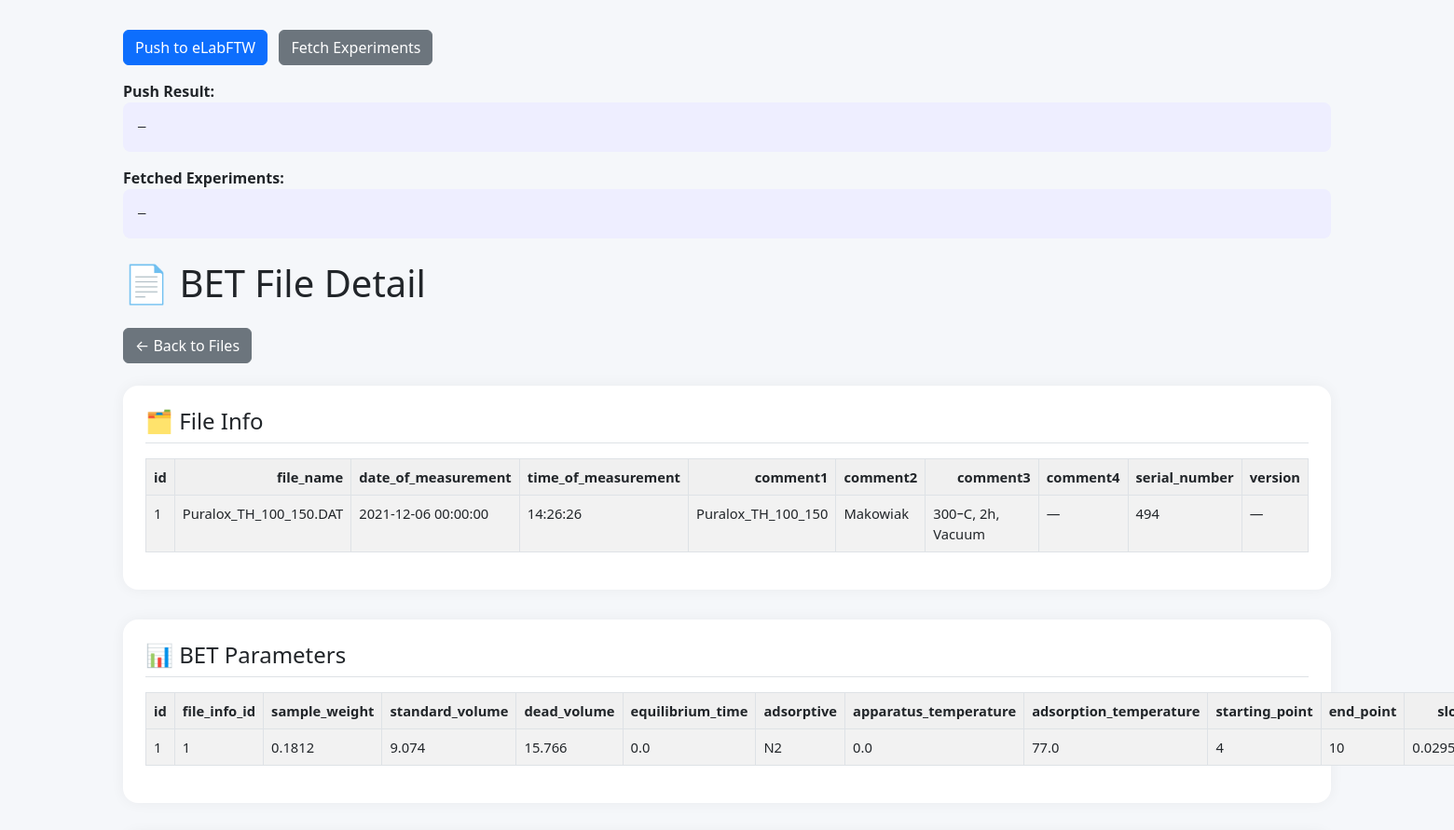
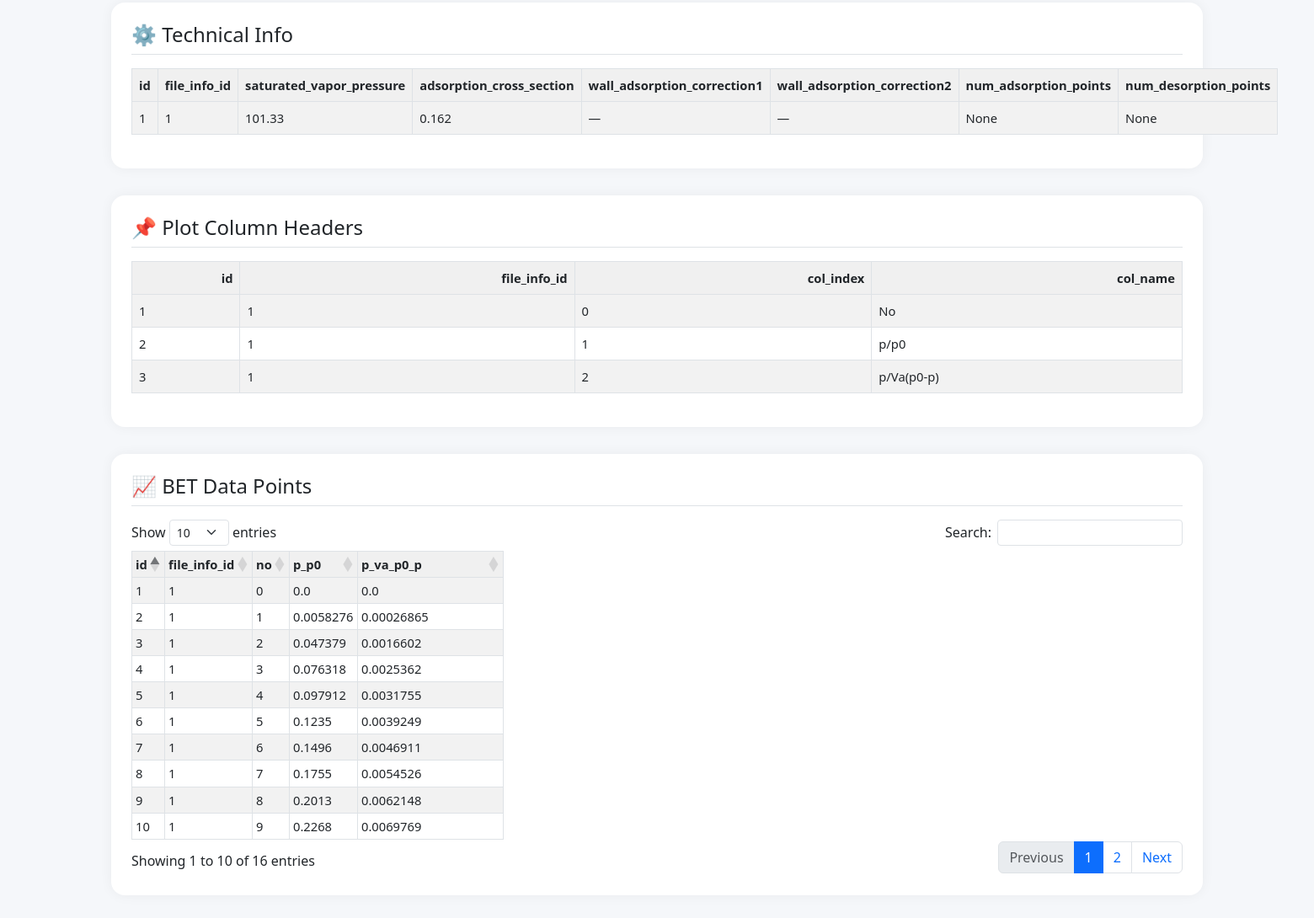
The page /file/1 on the database its author committed (2 pictures, top to bottom).
### tables this page shows
CREATE TABLE file_info (
                id INTEGER PRIMARY KEY AUTOINCREMENT,
                file_name TEXT, date_of_measurement TEXT, time_of_measurement TEXT,
                comment1 TEXT, comment2 TEXT, comment3 TEXT, comment4 TEXT,
                serial_number TEXT, version TEXT
            );

CREATE TABLE bet_plot_columns (
                id INTEGER PRIMARY KEY AUTOINCREMENT,
                file_info_id INTEGER, col_index INTEGER, col_name TEXT,
                FOREIGN KEY (file_info_id) REFERENCES file_info(id)
            );

### puralox/app.py (the view)
        @self.app.route("/file/<int:file_id>")
        def view_file(file_id):
            to_df = lambda q: pd.DataFrame(self.db.fetchall_dict(q))
            return render_template("view_file.html",
                file_id  = file_id,
                info     = to_df(f"SELECT * FROM file_info WHERE id={file_id}"),
                bet      = to_df(f"SELECT * FROM bet_parameters WHERE file_info_id={file_id}"),
                tech     = to_df(f"SELECT * FROM technical_info WHERE file_info_id={file_id}"),
                columns  = to_df(f"SELECT * FROM bet_plot_columns WHERE file_info_id={file_id}"),
                points   = to_df(f"SELECT * FROM bet_data_points WHERE file_info_id={file_id}")
            )

### puralox/db_manager.py (called while the page is built)
    def fetchall_dict(self, query):
        conn = sqlite3.connect(self.db_name)
        conn.row_factory = sqlite3.Row
        cursor = conn.cursor()
        cursor.execute(query)
        results = [dict(row) for row in cursor.fetchall()]
        conn.close()
        return results

### templates/view_file.html (shortened to what this page needs)
<!DOCTYPE html>
<html>
<head>
    <link href="https://cdn.jsdelivr.net/npm/bootstrap@5.3.0/dist/css/bootstrap.min.css" rel="stylesheet">
    <link href="https://cdn.datatables.net/1.13.4/css/dataTables.bootstrap5.min.css" rel="stylesheet">
</head>
<body>
<div class="container btn-container">
    <button id="pushBtn" class="btn btn-primary me-2">Push to eLabFTW</button>
    <button id="fetchBtn" class="btn btn-secondary">Fetch Experiments</button>
    <div class="mt-3">
      <strong>Push Result:</strong>
      <pre id="pushResult">—</pre>
    </div>
    <div class="mt-3">
      <strong>Fetched Experiments:</strong>
      <pre id="fetchResult">—</pre>
    </div>
</div>
<div class="container">
    <h1 class="mb-4">📄 BET File Detail</h1>
    <a href="/files" class="btn btn-secondary mb-4">← Back to Files</a>
    <div class="section">
        <h2>🗂️ File Info</h2>
        {{ info.replace(['NaN','None','nan'],'—').to_html(classes='table table-striped table-hover table-bordered rounded', index=False) | safe }}
    </div>
    <div class="section">
        <h2>📊 BET Parameters</h2>
        {{ bet.replace(['NaN','None','nan'],'—').to_html(classes='table table-striped table-hover table-bordered rounded', index=False) | safe }}
    </div>
    <div class="section">
        <h2>⚙️ Technical Info</h2>
        {{ tech.replace(['NaN','None','nan'],'—').to_html(classes='table table-striped table-hover table-bordered rounded', index=False) | safe }}
    </div>
    <div class="section">
        <h2>📌 Plot Column Headers</h2>
        {{ columns.replace(['NaN','None','nan'],'—').to_html(classes='table table-striped table-hover table-bordered rounded', index=False) | safe }}
    </div>
    <div class="section">
        <h2>📈 BET Data Points</h2>
        <table id="pointsTable" class="table table-striped table-hover table-bordered table-sm">
            <thead>
                <tr>
                    {% for col in points.columns %}
                        <th>{{ col }}</th>
                    {% endfor %}
                </tr>
            </thead>
            <tbody>
                {% for row in points.itertuples(index=False) %}
                    <tr>
                        {% for value in row %}
                            <td>{{ value if value not in [None,'nan','NaN'] else '—' }}</td>
                        {% endfor %}
                    </tr>
                {% endfor %}
            </tbody>
        </table>
    </div>
</div>
</body>
</html>

### templates/view_file.html (style rules this page uses)
body { padding: 2rem; background-color: #f5f7fa; }
.section { background: white; border-radius: 1rem; padding: 1.5rem; margin-bottom: 2rem; box-shadow: 0 0 15px rgba(0,0,0,0.05); }
h2 { font-size: 1.5rem; margin-bottom: 1rem; border-bottom: 1px solid #dee2e6; padding-bottom: 0.5rem; }
table { font-size: 0.92rem; }
.table th { background-color: #f0f0f0; }
.btn-container { margin-bottom: 1.5rem; }
pre { background: #eef; padding: 1rem; border-radius: .5rem; max-height: 200px; overflow: auto; }

### rows shown on the page
file_info: replace "id file_name date_of_measurement time_of_measurement comment1 comment2 comment3 comment4 serial_number version 1 Puralox_TH_100_150.DAT 2021-12-06 00:00:00 14:26:26 Puralox_TH_100_150 Makowiak 300ｰC, 2h, Vacuum — 494 —"
bet_plot_columns: replace "id file_info_id col_index col_name 1 1 0 No 2 1 1 p/p0 3 1 2 p/Va(p0-p)"

### other values the page prints
{{ col }} "id" "file_info_id" "no" "p_p0" "p_va_p0_p"
{{ value if value not in [None,'nan','NaN'] else '—' }} "1" "1" "0" "0.0" "0.0" "2" "1" "1" "0.0058276" "0.00026865" "3" "1" "2" "0.047379" "0.0016602" "4" "1" "3" "0.076318" "0.0025362" "5" "1" "4" "0.097912" "0.0031755" "6" "1" "5" "0.1235" "0.0039249" "7" "1" "6" "0.1496" "0.0046911" "8" "1" "7" "0.1755" "0.0054526" "9" "1" "8" "0.2013" "0.0062148" "10" "1" "9" "0.2268" "0.0069769"
